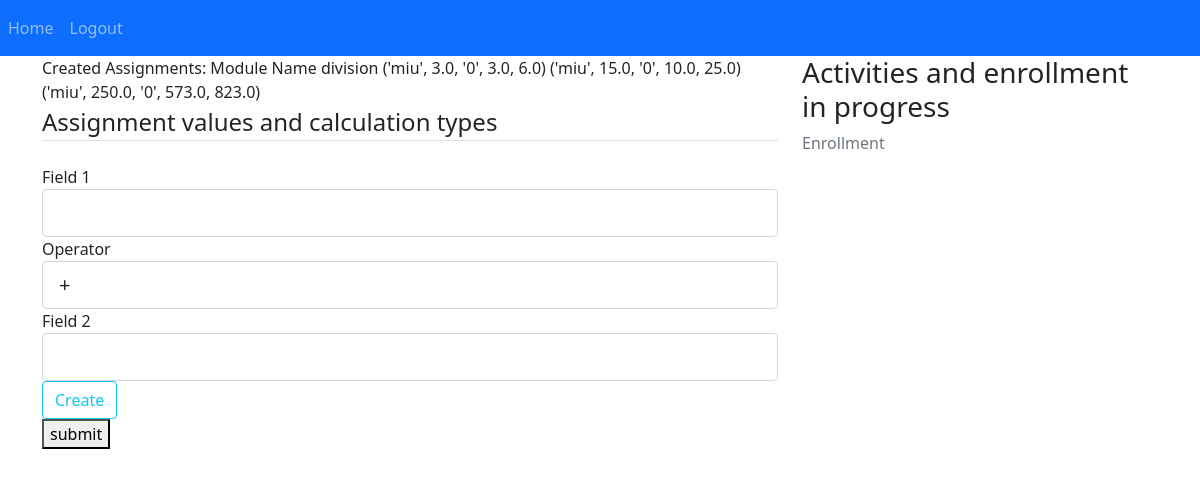
Before: /createassignmentcalculation/1 (signed in) with the older database file.
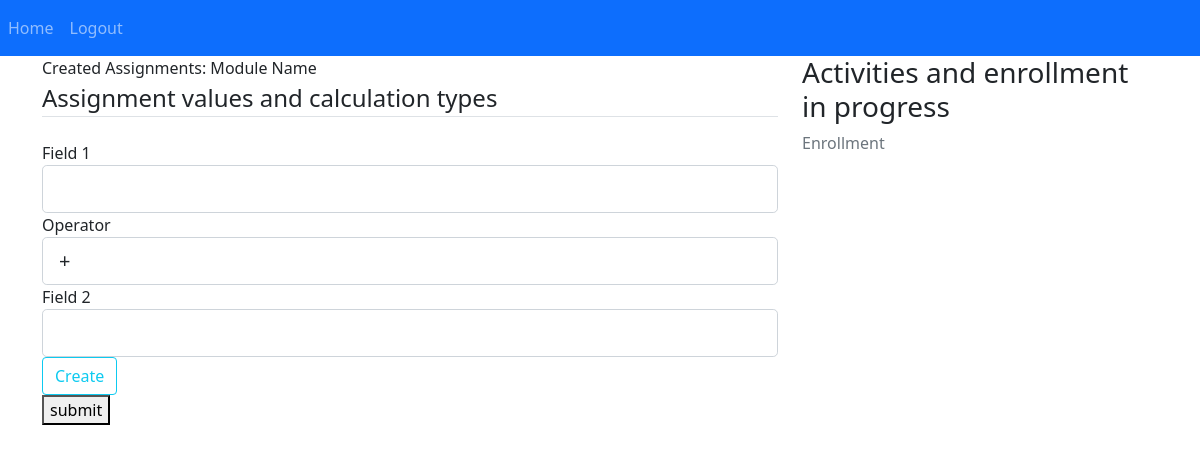
After: the same page with the newer database file.
### webapp/models.py (models this page shows, shortened)
class Modules(db.Model):
    id = db.Column(db.Integer, primary_key=True)
    modulename = db.Column(db.String(50))
    assignmentcalc = db.relationship('Assignmentcalc', backref='modules')
    assignmenttext = db.relationship('Assignmenttext', backref='modules')
    completed_module = db.Column(db.Integer, default=0)
    registerkids_id = db.Column(db.Integer, db.ForeignKey('registerkids.id')) #, nullable=False)
    def __repr__(self):
        return f"Modules('{self.modulename}')"

class Users(db.Model, UserMixin):
    id = db.Column(db.Integer, primary_key=True, autoincrement=True)
    username = db.Column(db.String(20), unique=True, nullable=False)
    email = db.Column(db.String(120), unique=True, nullable=False)
    password = db.Column(db.String(60), nullable=False)
    registerdate = db.Column(db.DateTime, default=datetime.utcnow())
    registerkids = db.relationship('Registerkids', backref='users', lazy=True)

class Registerkids(db.Model):
    id = db.Column(db.Integer, primary_key=True, autoincrement=True)
    kidsusername = db.Column(db.String(20), unique=True, nullable=False)
    kidspassword = db.Column(db.String(60), nullable=False)
    age = db.Column(db.Integer)
    user_id = db.Column(db.Integer, db.ForeignKey('users.id')) #, nullable=False)
    score = db.Column(db.Integer, default=0)
    moduleid = db.relationship('Modules', backref='registerkids', lazy=True)

class Assignmentcalc(db.Model):
    id = db.Column(db.Integer, primary_key=True)
    field1 = db.Column(db.REAL)
    operator = db.Column(db.String(10))
    field2 = db.Column(db.REAL)
    result = db.Column(db.REAL)
    initiated_assignment = db.Column(db.Integer, default=0)
    completed_assignment = db.Column(db.Integer, default=0)
    module_id = db.Column(db.Integer, db.ForeignKey('modules.id')) #, nullable=False)

### webapp/parents.py (the view, shortened to what this page needs)
@parents.route('/createassignmentcalculation/<int:id>', methods=['GET','POST'])
def createassignmentcalculation(id):
    if current_user.is_authenticated:
        print("authenticated" , current_user.id)
        getkidid = 0
        getlist = db.session.query(Registerkids, Users).outerjoin(Users, Registerkids.user_id==Users.id).filter(Registerkids.user_id==current_user.id).all()
        for ids,u in getlist:
            getkidid = ids.id
        form = CreateAssignmentCalculationForm()
        modname = db.session.query(Modules.modulename, Registerkids).outerjoin(Registerkids, Registerkids.id==getkidid).\
            filter(Registerkids.id==Modules.registerkids_id).order_by(Modules.id.desc()).first()
        mod = db.session.query(Registerkids,Modules).outerjoin(Modules, Registerkids.id==getkidid).\
            filter(Registerkids.id==Modules.registerkids_id).all()
        print("module list ",mod)
        print("Name module", modname)
        moduleids = 0
        for reg, mo in mod:
            moduleids = mo.id
        assignmentlist = db.session.query(Users, Registerkids, Assignmentcalc).filter(Users.id== current_user.id,
            Assignmentcalc.module_id==id,Registerkids.id==getkidid).all()
    else:
        flash('You must be logged in to view pages','warning')
        return redirect(url_for('auth.login'))
        print("liste ",assignmentlist)
    return render_template("assignmentcalculation.html", form = form, assignmentlist = assignmentlist, modulename = modname)

### webapp/forms.py
class CreateAssignmentCalculationForm(FlaskForm):
    field1 = FloatField('Field 1', validators=[DataRequired()])
    operator = SelectField('Operator',choices=[(0,'+'),(1,'-'),(2,'*'),(3,'/')], validators=[DataRequired()])
    field2 = FloatField('Field 2', validators=[DataRequired()])
    submit = SubmitField('Create')

### webapp/__init__.py (called while the page is built)
def create_app():
    app = Flask(__name__)
    app.config['SECRET_KEY'] = SECRET_KEY
    app.config['SQLALCHEMY_DATABASE_URI'] = SQLALCHEMY_DATABASE_URI
    bcrypt.init_app(app)
    login_manager.init_app(app)
    db.init_app(app)
    from .parents import parents
    from .auth import auth
    from .kids import kids
    app.register_blueprint(parents, url_prefix='/')
    app.register_blueprint(auth, url_prefix='/')
    app.register_blueprint(kids, url_prefix='/')
    from .models import Users
    create_database(app)
    @login_manager.user_loader
    def load_user(user_id):
        return Users.query.get(int(user_id))
    return app

### webapp/templates/assignmentcalculation.html (shortened to what this page needs)
{% extends "layout.html" %}
{% block content %}
<div>
    <span id="showlist">
        Created Assignments:
        Module Name {{ modulename[0] }}
        {% for user, kids, assign in assignmentlist %}
        {{ kids.kidsusername, assign.field1, assign.operator, assign.field2, assign.result }}
        {% endfor %}
    </span>
</div>
<div class="content-section">
    <form method="POST" action="">
        <fieldset class="form-group">
            <legend class="border-bottom mb-4">Assignment values and calculation types</legend>
            <div class="form-group">
                {{ form.field1.label(class="form-control-label") }}
                {% if form.field1.errors %}
                    {{ form.field1(class="form-control form-control-lg is-invalid") }}
                    <div class="invalid-feedback">
                        {% for error in form.field1.errors %}
                            <span>{{ error }}</span>
                        {% endfor %}
                    </div>
                {% else %}
                    {{ form.field1(class="form-control form-control-lg") }}
                {% endif %}
            </div>
            <div class="form-group">
                {{ form.operator.label(class="form-control-label") }}
                {% if form.operator.errors %}
                    {{ form.operator(class="form-control form-control-lg is-invalid") }}
                    <div class="invalid-feedback">
                        {% for error in form.operator.errors %}
                            <span>{{ error }}</span>
                        {% endfor %}
                    </div>
                {% else %}
                    {{ form.operator(class="form-control form-control-lg") }}
                {% endif %}
            </div>
            <div class="form-group">
                {{ form.field2.label(class="form-control-label") }}
                {% if form.field2.errors %}
                    {{ form.field2(class="form-control form-control-lg is-invalid") }}
                    <div class="invalid-feedback">
                        {% for error in form.field2.errors %}
                            <span>{{ error }}</span>
                        {% endfor %}
                    </div>
                {% else %}
                    {{ form.field2(class="form-control form-control-lg") }}
                {% endif %}
            </div>
        </fieldset>
        <div class="form-group">
            {{ form.submit(class="btn btn-outline-info" ) }}
        </div>
        </form>
</div>
<div>
<form method="POST" action="{{url_for('parents.home')}}"><button type="submit">submit</button>
</form>
</div>
{% endblock content %}

Changed rows visible on the page:
removed Modules: modulename "division"
no longer on this page (row edited): Users: result "('miu', 3.0, '0', 3.0, 6.0)", result "('miu', 15.0, '0', 10.0, 25.0)", result "('miu', 250.0, '0', 573.0, 823.0)"
